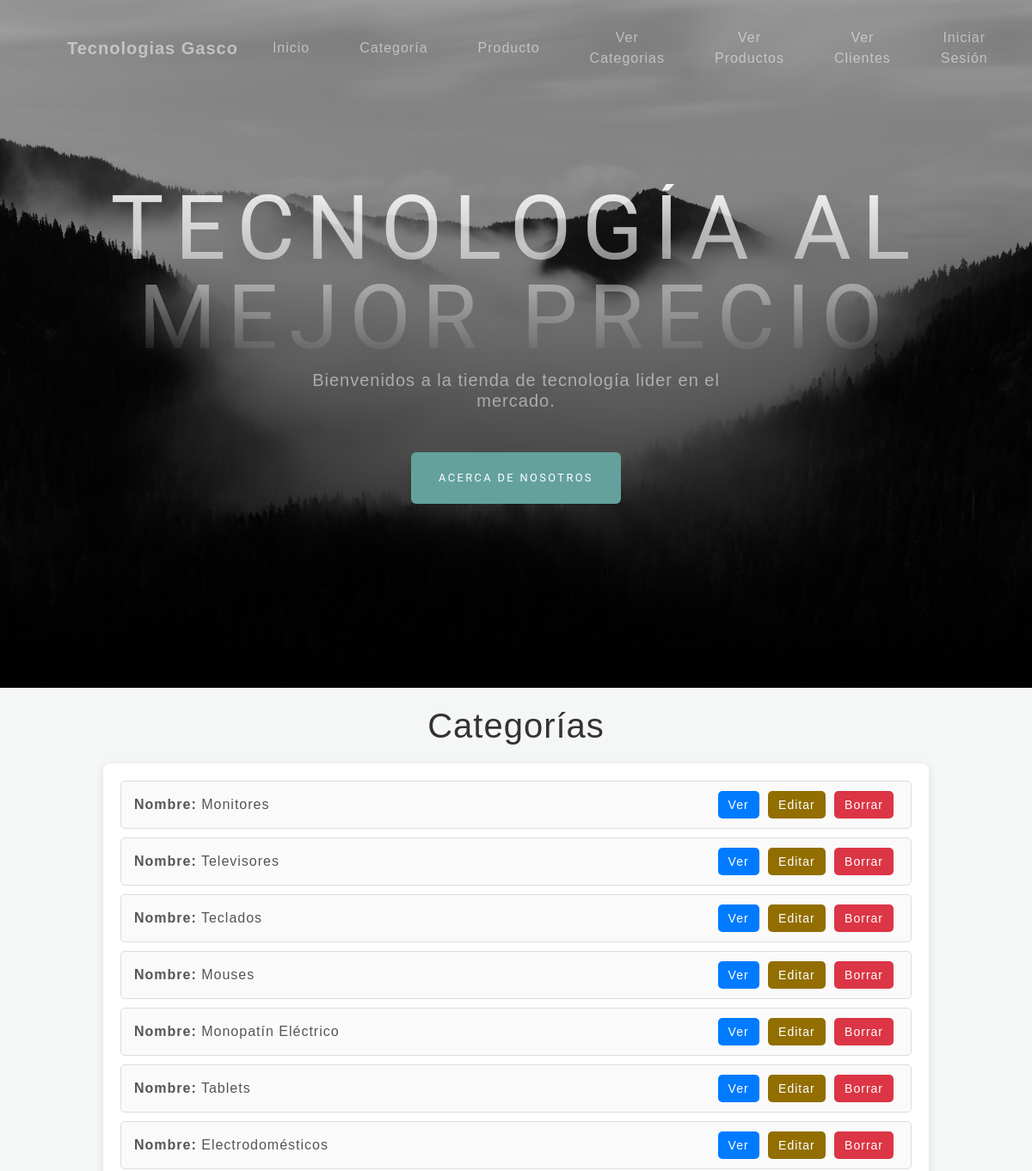
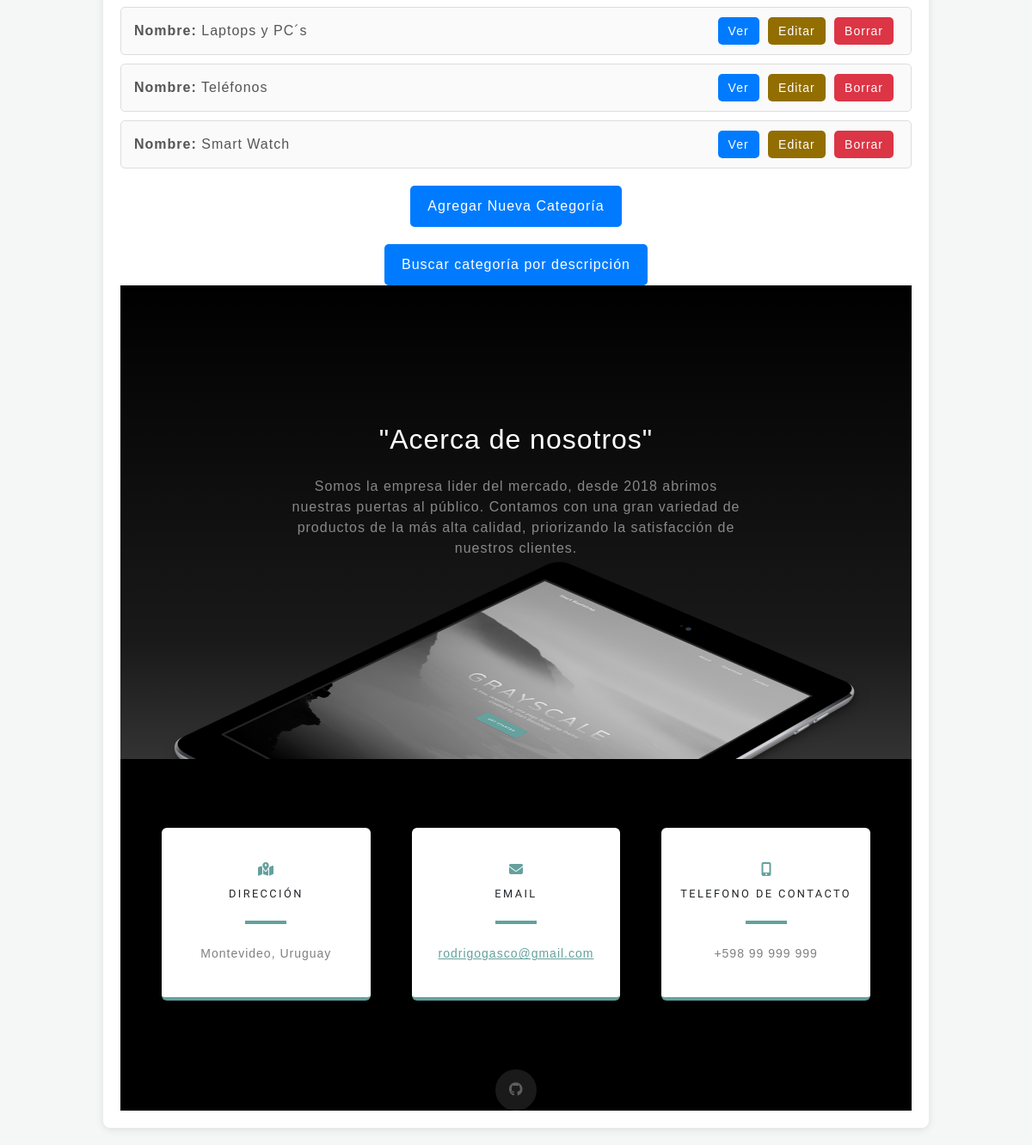
The page /categoria/lista/ on the database its author committed (2 pictures, top to bottom).
### AppGasco/models.py (models this page shows, shortened)
class Categoria(models.Model):
    nombre_categoria = models.CharField(max_length=30)
    descripcion_categoria = models.TextField(blank=True, null=True)

### AppGasco/views_clases.py (the view)
# urls.py: path('categoria/lista/', views_clases.CategoriaListView.as_view(), name='List_Categoria'),
class CategoriaListView(ListView):
    model = Categoria  # Modelo con el que trabaja esta vista
    template_name = "appgasco/Vistas_Clase_Categoria/categoria_list.html"  # Plantilla para renderizar la lista

### AppGasco/templates/appgasco/Vistas_Clase_Categoria/categoria_list.html (shortened to what this page needs)
{% extends 'AppGasco/index.html' %}
{% load static %}
{% block main %}
<h1>Categorías</h1>
<div class="category-list">
    {% if object_list %}
        <ul>
            {% for categoria in object_list %}
                <li>
                    <p><strong>Nombre:</strong> {{ categoria.nombre_categoria }}</p>
                    <div class="actions">
                        <a href="{% url 'Detail_Categoria' categoria.pk %}" class="btn-view">Ver</a>
                        <a href="{% url 'Edit_Categoria' categoria.pk %}" class="btn-edit">Editar</a>
                        <a href="{% url 'Delete_Categoria' categoria.pk %}" class="btn-delete">Borrar</a>
                    </div>
                </li>
            {% endfor %}
        </ul>
    {% else %}
        <p class="empty-message">No hay categorías disponibles.</p>
    {% endif %}
    <div class="actions-global">
        <a href="{% url 'New_Categoria' %}" class="btn-new">Agregar Nueva Categoría</a>
    </div>
    <div class="actions-global">
        <a href="{% url 'Busqueda_DescripcionCategoria' %}" class="btn-new">Buscar categoría por descripción</a>
    </div>
{% endblock main %}

### AppGasco/templates/appgasco/Vistas_Clase_Categoria/categoria_list.html (style rules this page uses)
body { font-family: Arial, sans-serif; background-color: #f4f7f6; margin: 0; padding: 0; }
h1 { color: #333; text-align: center; margin-top: 20px; }
.category-list { width: 80%; margin: 20px auto; padding: 20px; background-color: #fff; border-radius: 8px; box-shadow: 0 2px 10px rgba(0, 0, 0, 0.1); }
.category-list ul { list-style: none; padding: 0; }
.category-list li { display: flex; justify-content: space-between; align-items: center; background-color: #fafafa; border: 1px solid #ddd; margin-bottom: 10px; padding: 15px; border-radius: 5px; transition: background-color 0.3s ease; }
.category-list p { margin: 0; color: #555; }
.category-list .actions a { text-decoration: none; padding: 8px 12px; margin-right: 5px; border-radius: 5px; font-size: 14px; color: #fff; transition: background-color 0.3s ease; }
.category-list .actions .btn-view { background-color: #007bff; }
.category-list .actions .btn-edit { background-color: #926e00; }
.category-list .actions .btn-delete { background-color: #dc3545; }
.actions-global { display: flex; justify-content: center; margin-top: 20px; }
.actions-global .btn-new { padding: 12px 20px; background-color: #007bff; color: #fff; text-decoration: none; border-radius: 5px; font-size: 16px; transition: background-color 0.3s ease; }

### rows shown on the page
Categoria: nombre_categoria "Monitores"
Categoria: nombre_categoria "Televisores"
Categoria: nombre_categoria "Teclados"
Categoria: nombre_categoria "Mouses"
Categoria: nombre_categoria "Monopatín Eléctrico"
Categoria: nombre_categoria "Tablets"
Categoria: nombre_categoria "Electrodomésticos"
Categoria: nombre_categoria "Laptops y PC´s"
Categoria: nombre_categoria "Teléfonos"
Categoria: nombre_categoria "Smart Watch"
